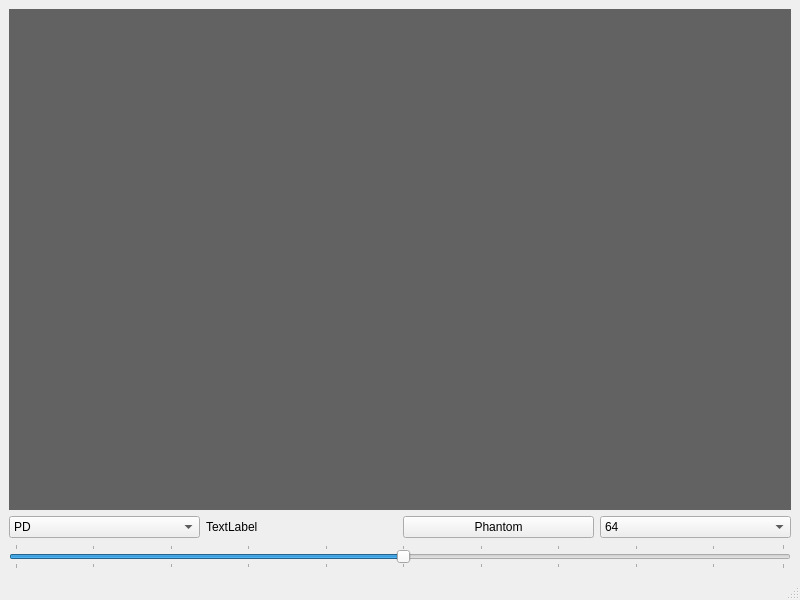
<?xml version="1.0" encoding="UTF-8"?>
<ui version="4.0">
 <class>MainWindow</class>
 <widget class="QMainWindow" name="MainWindow">
  <property name="geometry">
   <rect>
    <x>0</x>
    <y>0</y>
    <width>800</width>
    <height>600</height>
   </rect>
  </property>
  <property name="windowTitle">
   <string>MainWindow</string>
  </property>
  <widget class="QWidget" name="centralwidget">
   <layout class="QGridLayout" name="gridLayout">
    <item row="0" column="0" colspan="4">
     <widget class="PlotWidget" name="imageView" native="true">
      <property name="styleSheet">
       <string notr="true">background-color: rgb(98, 98, 98);</string>
      </property>
     </widget>
    </item>
    <item row="3" column="0" colspan="4">
     <widget class="QSlider" name="slider">
      <property name="value">
       <number>50</number>
      </property>
      <property name="orientation">
       <enum>Qt::Horizontal</enum>
      </property>
      <property name="tickPosition">
       <enum>QSlider::TicksBothSides</enum>
      </property>
      <property name="tickInterval">
       <number>10</number>
      </property>
     </widget>
    </item>
    <item row="2" column="0">
     <widget class="QComboBox" name="tissueType">
      <item>
       <property name="text">
        <string>PD</string>
       </property>
      </item>
      <item>
       <property name="text">
        <string>T1</string>
       </property>
      </item>
      <item>
       <property name="text">
        <string>T2</string>
       </property>
      </item>
     </widget>
    </item>
    <item row="2" column="2">
     <widget class="QPushButton" name="phantomButton">
      <property name="text">
       <string>Phantom</string>
      </property>
     </widget>
    </item>
    <item row="2" column="3">
     <widget class="QComboBox" name="phantomSize">
      <item>
       <property name="text">
        <string>64</string>
       </property>
      </item>
      <item>
       <property name="text">
        <string>128</string>
       </property>
      </item>
      <item>
       <property name="text">
        <string>256</string>
       </property>
      </item>
     </widget>
    </item>
    <item row="2" column="1">
     <widget class="QLabel" name="tissueParam">
      <property name="text">
       <string>TextLabel</string>
      </property>
     </widget>
    </item>
   </layout>
  </widget>
  <widget class="QMenuBar" name="menubar">
   <property name="geometry">
    <rect>
     <x>0</x>
     <y>0</y>
     <width>800</width>
     <height>26</height>
    </rect>
   </property>
  </widget>
  <widget class="QStatusBar" name="statusbar"/>
 </widget>
 <customwidgets>
  <customwidget>
   <class>PlotWidget</class>
   <extends>QWidget</extends>
   <header location="global">pyqtgraph.h</header>
   <container>1</container>
  </customwidget>
 </customwidgets>
 <resources/>
 <connections/>
</ui>
